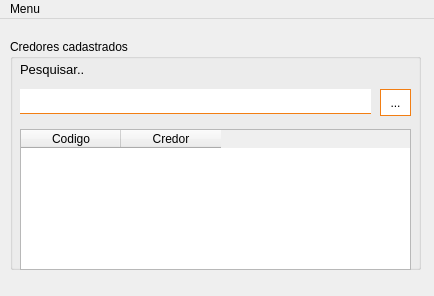
<?xml version="1.0" encoding="UTF-8"?>
<ui version="4.0">
 <class>MainWindow</class>
 <widget class="QMainWindow" name="MainWindow">
  <property name="geometry">
   <rect>
    <x>0</x>
    <y>0</y>
    <width>434</width>
    <height>296</height>
   </rect>
  </property>
  <property name="windowTitle">
   <string>Lista de credores</string>
  </property>
  <widget class="QWidget" name="centralwidget">
   <widget class="QGroupBox" name="groupBox">
    <property name="geometry">
     <rect>
      <x>10</x>
      <y>20</y>
      <width>411</width>
      <height>231</height>
     </rect>
    </property>
    <property name="title">
     <string>Credores cadastrados</string>
    </property>
    <widget class="QLineEdit" name="txtPesquisarCredor">
     <property name="geometry">
      <rect>
       <x>10</x>
       <y>50</y>
       <width>351</width>
       <height>25</height>
      </rect>
     </property>
     <property name="styleSheet">
      <string notr="true">#txtPesquisarCredor{
border:none;
border-bottom:1px solid #f27e13;
padding:5px;
}</string>
     </property>
    </widget>
    <widget class="QLabel" name="label">
     <property name="geometry">
      <rect>
       <x>10</x>
       <y>20</y>
       <width>111</width>
       <height>21</height>
      </rect>
     </property>
     <property name="font">
      <font>
       <pointsize>10</pointsize>
      </font>
     </property>
     <property name="text">
      <string>Pesquisar..</string>
     </property>
    </widget>
    <widget class="QPushButton" name="btnPesquisarCredor">
     <property name="geometry">
      <rect>
       <x>370</x>
       <y>50</y>
       <width>31</width>
       <height>27</height>
      </rect>
     </property>
     <property name="cursor">
      <cursorShape>PointingHandCursor</cursorShape>
     </property>
     <property name="styleSheet">
      <string notr="true">#btnPesquisarCredor{
border:1px solid #f27e13;
padding:5px;
background-color:#ffffff;
}</string>
     </property>
     <property name="text">
      <string>...</string>
     </property>
    </widget>
    <widget class="QTableWidget" name="dgvCredores">
     <property name="geometry">
      <rect>
       <x>10</x>
       <y>90</y>
       <width>391</width>
       <height>141</height>
      </rect>
     </property>
     <property name="alternatingRowColors">
      <bool>true</bool>
     </property>
     <property name="selectionMode">
      <enum>QAbstractItemView::SingleSelection</enum>
     </property>
     <property name="selectionBehavior">
      <enum>QAbstractItemView::SelectRows</enum>
     </property>
     <column>
      <property name="text">
       <string>Codigo</string>
      </property>
     </column>
     <column>
      <property name="text">
       <string>Credor</string>
      </property>
     </column>
    </widget>
   </widget>
  </widget>
  <widget class="QMenuBar" name="menuBar">
   <property name="geometry">
    <rect>
     <x>0</x>
     <y>0</y>
     <width>434</width>
     <height>21</height>
    </rect>
   </property>
   <widget class="QMenu" name="menuMenu">
    <property name="title">
     <string>Menu</string>
    </property>
    <addaction name="btnAlterar"/>
    <addaction name="btnExcluir"/>
    <addaction name="btnSair"/>
   </widget>
   <addaction name="menuMenu"/>
  </widget>
  <action name="btnAlterar">
   <property name="text">
    <string>Alterar</string>
   </property>
  </action>
  <action name="btnExcluir">
   <property name="text">
    <string>Excluir</string>
   </property>
  </action>
  <action name="btnSair">
   <property name="text">
    <string>Sair</string>
   </property>
  </action>
 </widget>
 <resources/>
 <connections/>
</ui>
